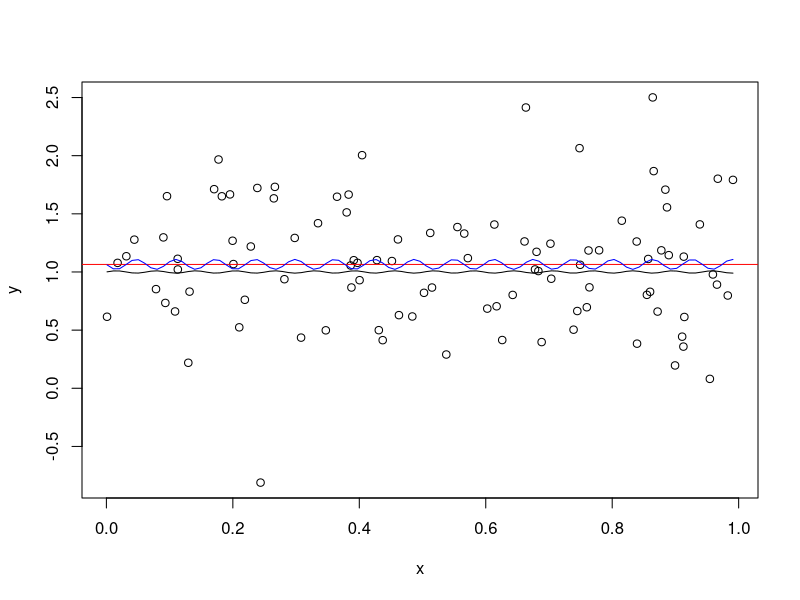

The R source for this figure:
## ---- chunk 1
ugly.func = function(x) {1 + 0.01*sin(100*x)}
r = runif(100); y = ugly.func(r) + rnorm(length(r),0,0.5)
plot(r,y,xlab="x",ylab="y"); curve(ugly.func,add=TRUE)
abline(h=mean(y),col="red")
sine.fit = lm(y ~ 1+ sin(100*r))
curve(sine.fit$coefficients[1]+sine.fit$coefficients[2]*sin(100*x),
      col="blue",add=TRUE)
cat('\n\n') 
